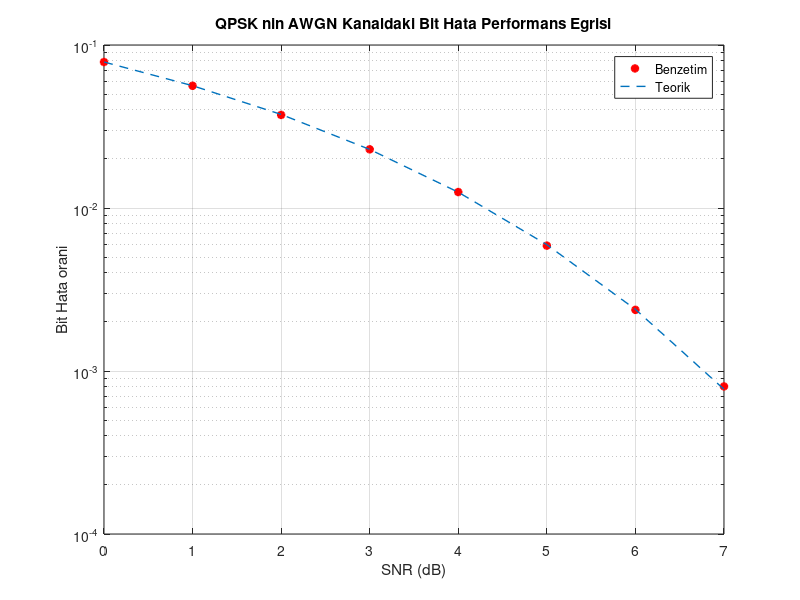

Source code (MATLAB):
 N=1e6; % Gonderilecek Bit Sayisi
 Snr_dB = 0:1:7;
 data=double(randn(1,N)>=0); % N adet veri uretimi
 qpsk_mod = 1/sqrt(2)*(sign(randn(1,N/2))+1i*sign(randn(1,N/2))); % Module Edilmis Bit Dizisi
 BER = zeros(1,length(Snr_dB)); % Dongu Icin Gerekli Alanin Olusturulmasi
 i=1;
 for k = Snr_dB
 Snr_Lin = 10.^(k/10); % Isaret Gurultu Oraninin Lineere Cevrilmesi
 noiseSigma = sqrt(1./(2*Snr_Lin)); % Gurultu Gucunun Ayarlanmasi
 noise = noiseSigma*1/sqrt(2)*(randn(1,N/2)+1i*randn(1,N/2)); % AWGN Kanal Olusturulmasi
 received = qpsk_mod + noise; % Alinan Gurultulu Simgeler
 dataR=(sign(real(qpsk_mod))+1)/2;
 dataI=(sign(imag(qpsk_mod))+1)/2;
 estimatedBitsR=real(received)>=0;
 estimatedBitsI=imag(received)>=0; % Karar Verilen Simgeler
 BER(i) = (sum(xor(dataR,estimatedBitsR))+sum(xor(dataI,estimatedBitsI)))/N; % Bit Hata Matrisi
 i=i+1;
 end
semilogy(Snr_dB,BER,'r*','LineWidth',2)
title('QPSK nin AWGN Kanaldaki Bit Hata Performans Egrisi');
xlabel('SNR (dB)');
ylabel('Bit Hata orani');
grid on;
hold on;
theoreticalBER = 0.5*erfc(sqrt(10.^(Snr_dB/10)));
semilogy(Snr_dB,theoreticalBER,'--','LineWidth',1)
legend('Benzetim','Teorik');